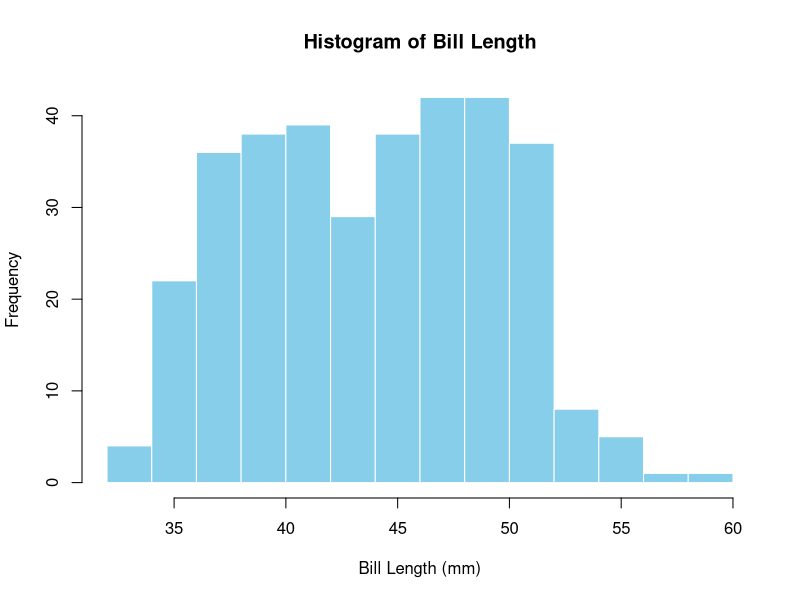
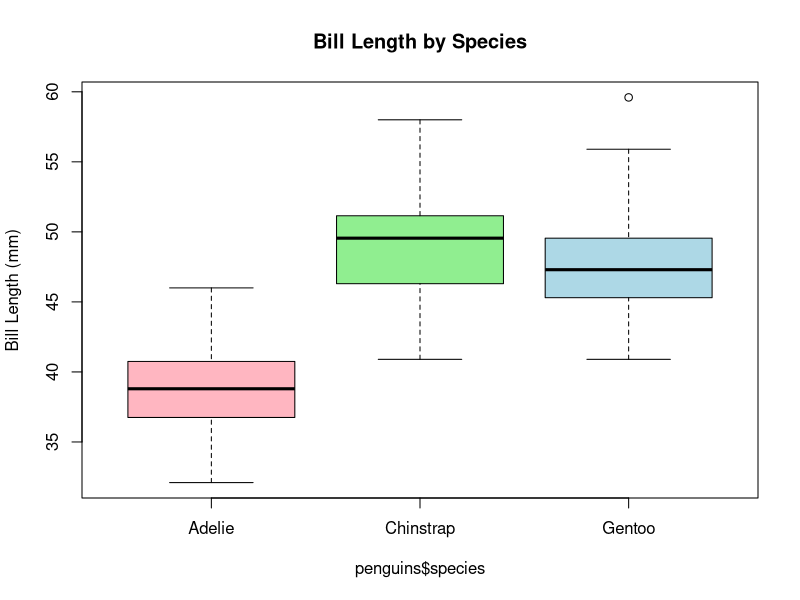

Here is the R script that generated these plots, in order:
## ---- chunk 1
library(palmerpenguins)
data("penguins")

## ---- chunk 2
head(penguins)
## ---- chunk 3
str(penguins)
## ---- chunk 4
summary(penguins)
## ---- chunk 5
# Check classes of all columns
sapply(penguins, class)
## ---- chunk 6
sum(is.na(penguins$bill_length_mm))
## ---- chunk 7
bill_length <- na.omit(penguins$bill_length_mm)

hist(bill_length, 
     main = "Histogram of Bill Length", 
     xlab = "Bill Length (mm)", 
     col = "skyblue", 
     border = "white")
## ---- chunk 8
boxplot(penguins$bill_length_mm ~ penguins$species, 
        main = "Bill Length by Species", 
        ylab = "Bill Length (mm)", 
        col = c("lightpink","lightgreen","lightblue"))
